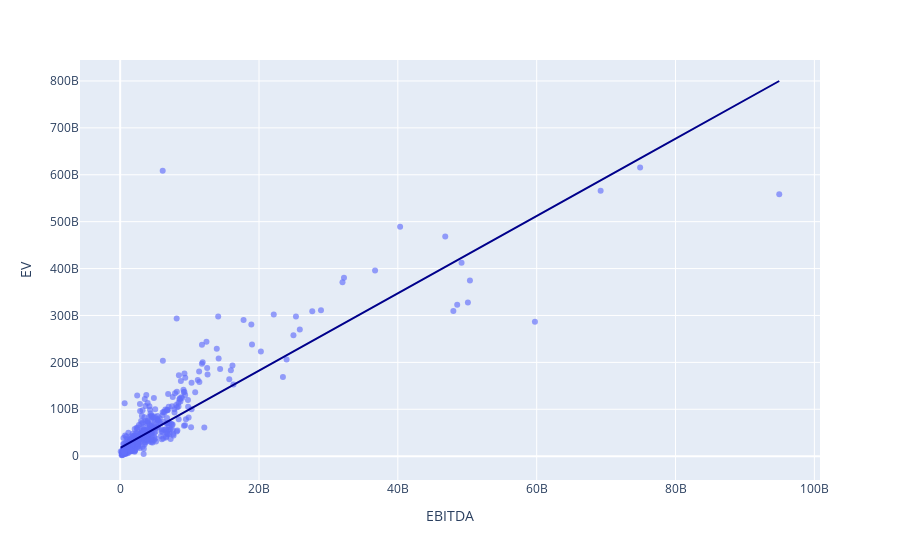

The cell this chart's notebook holds for it:
### Markdown cell above
an increase in  EBITDA (x) of 1 million USD leads on average to an increase in the estimated enterprise value 
 EV head of 8238 * 10^6 USD.

### Code cell
import plotly.express as px

fig = px.scatter(
    df_ana12to15, x='EBITDA', y='EV', opacity=0.65,
    trendline='ols', trendline_color_override='darkblue'
)
fig

### Figure 1 — Plotly figure (JSON) as saved in the notebook; plotly's stock layout.template omitted (floating-point values rounded to 4 significant figures; data arrays with more than 128 entries replaced by an {"elided": "..."} marker saying what was removed)
{"data": [{"hovertemplate": "EBITDA=%{x}<br>EV=%{y}<extra></extra>", "legendgroup": "", "marker": {"color": "#636efa", "opacity": 0.65, "symbol": "circle"}, "mode": "markers", "name": "", "orientation": "v", "showlegend": false, "type": "scatter", "x": {"elided": "705 int values"}, "xaxis": "x", "y": {"elided": "705 float values"}, "yaxis": "y"}, {"hovertemplate": "<b>OLS trendline</b><br>EV = 8.23853 * EBITDA + 1.77241e+10<br>R<sup>2</sup>=0.773088<br><br>EBITDA=%{x}<br>EV=%{y} <b>(trend)</b><extra></extra>", "legendgroup": "", "line": {"color": "darkblue"}, "marker": {"color": "#636efa", "symbol": "circle"}, "mode": "lines", "name": "", "showlegend": false, "type": "scatter", "x": {"elided": "705 int values"}, "xaxis": "x", "y": {"elided": "705 float values"}, "yaxis": "y"}], "layout": {"legend": {"tracegroupgap": 0}, "margin": {"t": 60}, "xaxis": {"anchor": "y", "domain": [0, 1], "title": {"text": "EBITDA"}}, "yaxis": {"anchor": "x", "domain": [0, 1], "title": {"text": "EV"}}}}
